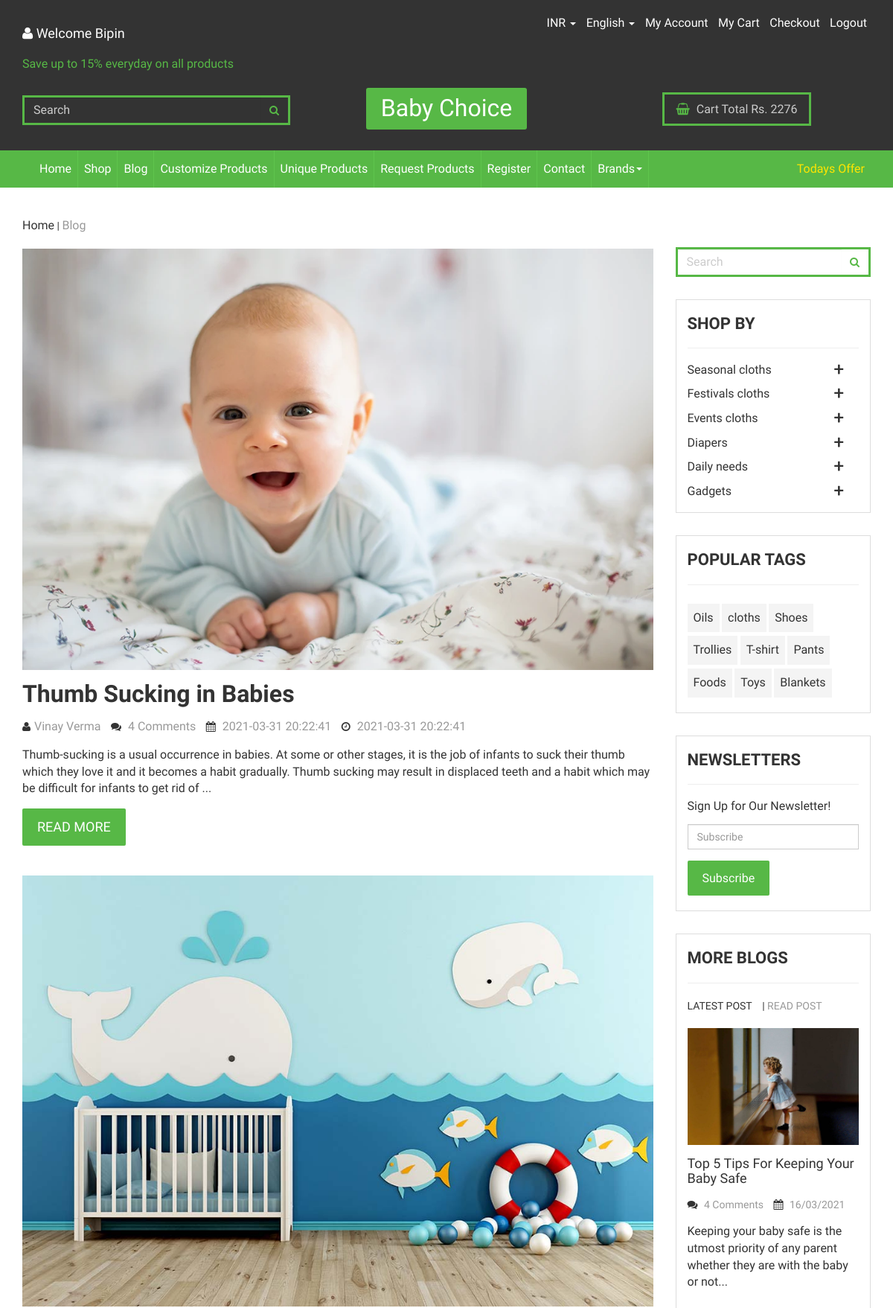
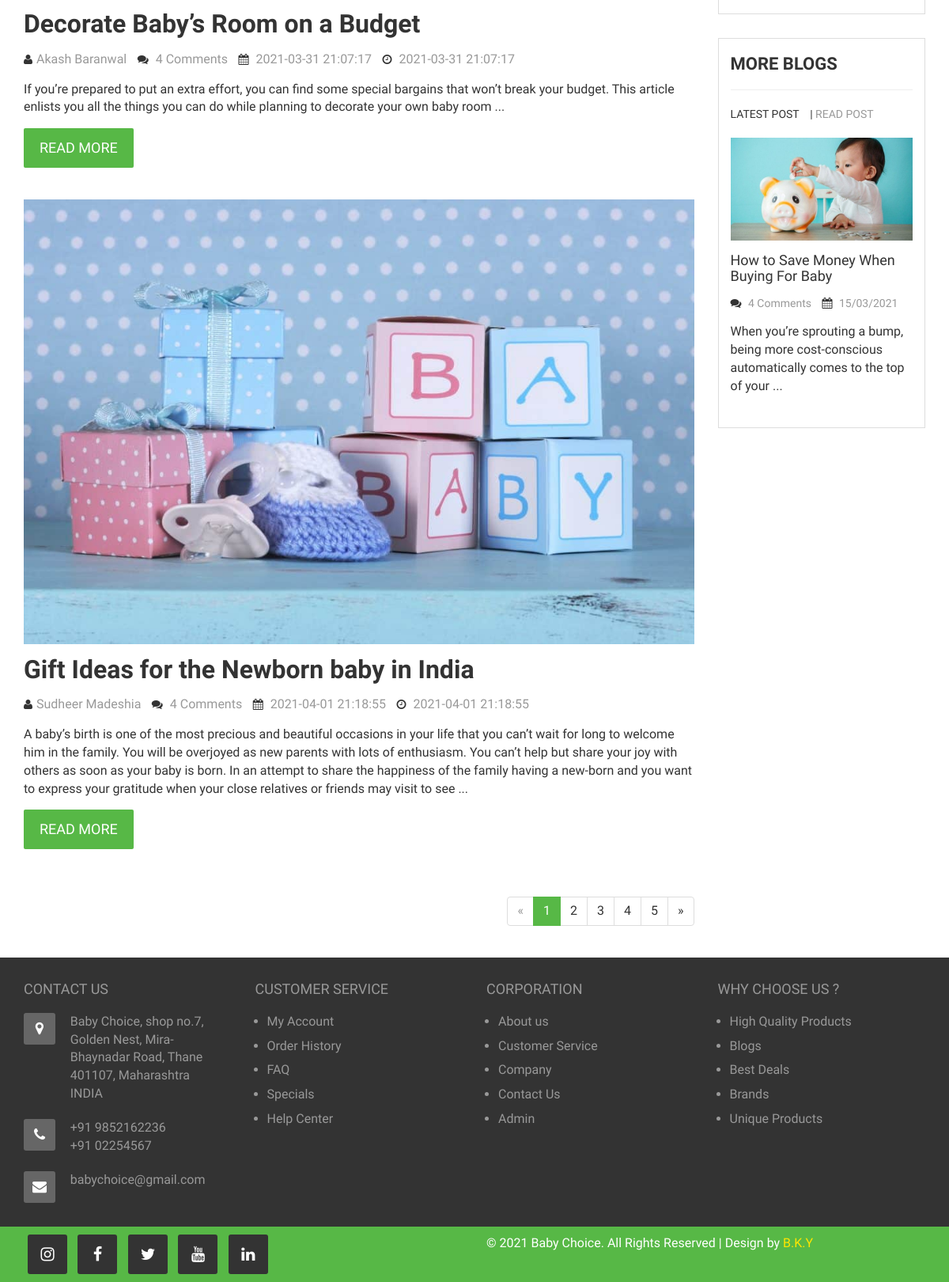
/blog.php (signed in), run on the app's committed database (2 pictures, top to bottom).
### tables this page shows
CREATE TABLE `blogs` (
  `blog_id` int(7) NOT NULL,
  `blog_title` varchar(255) NOT NULL,
  `blog_description` text NOT NULL,
  `blog_author` varchar(255) NOT NULL,
  `blog_image` varchar(255) NOT NULL,
  `blog_time` datetime NOT NULL DEFAULT current_timestamp(),
  `blog_date` datetime NOT NULL DEFAULT current_timestamp()
);

### blog.php (the view, shortened to what this page needs)
<?php
include 'db_connection.php';
include 'header.php';
?>
<!DOCTYPE html>
<html lang="en">
<head>
  <link href="css/bootstrap.min.css" rel="stylesheet">
  <link href="css/global.css" rel="stylesheet">
  <link href="css/blog.css" rel="stylesheet">
  <link rel="stylesheet" type="text/css" href="css/font-awesome.min.css" />
</head>
<body>
  <section id="center" class="clearfix center_product">
    <div class="container">
      <div class="row">
        <div class="center_p1 clearfix">
          <div class="col-sm-9">
            <div class="center_p1i clearfix">
              <ul class="mgt">
                <li><a href="index.php">Home</a></li> |
                <li class="col_2">Blog</li>
              </ul>
            </div><br>
            <?php
						$sql = "SELECT * FROM `blogs` LIMIT 3";
						$result = mysqli_query($conn, $sql);
						while ($row = mysqli_fetch_assoc($result)) {
							$blogid = $row['blog_id'];
							$blogimage = $row['blog_image'];
							$blogtitle = $row['blog_title'];
							$blogauthor = $row['blog_author'];
							$blogdesc = $row['blog_description'];
							$blogdate = $row['blog_date'];
							echo ' <div class="blog_1 mgt clearfix">
			<a href="blog_detail.php"><img src="img/' . $blogimage . '" class="iw" alt="abc"></a>
			<h3><a href="blog_detail.php">' . $blogtitle . '</a></h3>
			<ul>
				<li><i class="fa fa-user"></i>' . $blogauthor . '</li>
				<li><i class="fa fa-comments"></i> 4 Comments</li>
				<li><i class="fa fa-calendar"></i> ' . $blogdate . ' </li>
				<li><i class="fa fa-clock-o"></i> ' . $blogdate . '</li>
			</ul>
			<p>' . $blogdesc . ' </p>
			<h5><a class="button mgt" href="blog_detail.php?blog=' . $blogid . '">READ MORE</a></h5>
		</div>
		<br>
		<br>
		';
						}
						?>
            <div class="center_product_1r4r text-right clearfix">
              <ul class="pagination">
                <li class="disabled"><a href="blog_detail.php">«</a></li>
                <li class="active"><a href="blog_detail.php">1 <span class="sr-only">(current)</span></a></li>
                <li><a href="blog_detail.php">2</a></li>
                <li><a href="blog_detail.php">3</a></li>
                <li><a href="blog_detail.php">4</a></li>
                <li><a href="blog_detail.php">5</a></li>
                <li><a href="blog_detail.php">»</a></li>
              </ul>
            </div>
          </div>
          <div class="col-sm-3">
            <div class="top_2l center_3l1o clearfix">
              <div class="input-group">
                <input type="text" class="form-control" placeholder="Search">
                <span class="input-group-btn">
                  <button class="btn btn-primary" type="button">
                    <i class="fa fa-search"></i></button>
                </span>
              </div>
            </div>
            <div class="center_3l1 clearfix">
              <h4 class="mgt">SHOP BY</h4>
              <hr>
              <div class="ziehharmonika">
                <h3 data-prefix="★" class=""><a href="#">Seasonal cloths</a>
                  <div class="collapseIcon">+</div>
                </h3>
                <h3 data-prefix="★"><a href="#">Festivals cloths</a>
                  <div class="collapseIcon">+</div>
                </h3>
                <h3 data-prefix="★" class=""><a href="#">Events cloths</a>
                  <div class="collapseIcon">+</div>
                </h3>
                <h3 data-prefix="★"><a href="#">Diapers</a>
                  <div class="collapseIcon">+</div>
                </h3>
                <h3 data-prefix="★" class=""><a href="#">Daily needs</a>
                  <div class="collapseIcon">+</div>
                </h3>
                <h3 data-prefix="★"><a href="#">Gadgets</a>
                  <div class="collapseIcon">+</div>
                </h3>
              </div>
            </div>
            <div class="center_3l1 clearfix">
              <h4 class="mgt">POPULAR TAGS</h4>
              <hr>
              <div class="center_3l1io clearfix">
                <ul class="mgt">
                  <li><a href="#">Oils</a></li>
                  <li><a href="#">cloths</a></li>
                  <li><a href="#">Shoes</a></li>
                  <li><a href="#">Trollies</a></li>
                  <li><a href="#">T-shirt</a></li>
                  <li><a href="#">Pants</a></li>
                  <li><a href="#">Foods</a></li>
                  <li><a href="#">Toys</a></li>
                  <li><a href="#">Blankets</a></li>
                </ul>
              </div>
            </div>
            <div class="center_3l1 clearfix">
              <h4 class="mgt">NEWSLETTERS</h4>
              <hr>
              <h6>Sign Up for Our Newsletter!</h6>
              <input class="form-control" placeholder="Subscribe" type="text">
              <h6><a class="button mgt" href="#">Subscribe</a></h6>
            </div>
            <div class="blog_right clearfix">
              <h4 class="mgt">MORE BLOGS</h4>
              <hr>
              <div class="center_p1i clearfix">
                <ul class="mgt">
                  <li><a href="blog_detail.php">LATEST POST</a></li> |
                  <li><a class="col_2" href="blog_detail.php">READ POST</a></li>
                </ul>
              </div><br>
              <img src="img/35.jpg" class="iw" alt="abc">
              <h5><a href="blog_detail.php">Top 5 Tips For Keeping Your Baby Safe</a></h5>
              <ul>
                <li><i class="fa fa-comments"></i> 4 Comments</li>
                <li><i class="fa fa-calendar"></i> 16/03/2021</li>
              </ul>
              <p>Keeping your baby safe is the utmost priority of any parent whether they are with the
                baby or not...</p><br>
            </div>
            <div class="blog_right clearfix">
              <h4 class="mgt">MORE BLOGS</h4>
              <hr>
              <div class="center_p1i clearfix">
                <ul class="mgt">
                  <li><a href="blog_detail.php">LATEST POST</a></li> |
                  <li><a class="col_2" href="blog_detail.php">READ POST</a></li>
                </ul>
              </div><br>
              <img src="img/36.jpg" class="iw" alt="abc">
              <h5><a href="blog_detail.php">How to Save Money When Buying For Baby</a></h5>
              <ul>
                <li><i class="fa fa-comments"></i> 4 Comments</li>
                <li><i class="fa fa-calendar"></i> 15/03/2021</li>
              </ul>
              <p>When you’re sprouting a bump, being more cost-conscious automatically comes to the top of
                your ...</p><br>
            </div>
          </div>
        </div>
      </div>
    </div>
  </section>
</body>
</html>
<?php
include 'footer.php';
?>

### css/global.css (style rules this page uses)
body { font-family: 'Righteous', cursive; }
h1,h2,h3,h4,h5,h6 { padding:0; margin:0; }
ul { padding:0; margin:0; list-style:none; margin-top:15px; }
p { padding:0; margin:0; font-size:16px; margin-top:15px; }
h3 { font-size:32px; margin-top:15px; font-weight:bold; }
h4 { font-size:22px; margin-top:15px; font-weight:bold; }
h5 { font-size:18px; margin-top:15px; }
h6 { font-size:16px; margin-top:15px; }
.iw { width:100%; }
.button { background:#57b846; display:inline-block; color:#fff; padding:15px 20px!important; margin-top:10px; border-radius:2px; }
.mgt { margin-top:0!important; }
.col_2 { color:#999; }
.top_2l .form-control { border:none; background:none; font-size:16px; }
.top_2l ::placeholder { color: #ccc; opacity: 1; }
.top_2l .input-group { border:3px solid #57b846; }
.top_2l .btn { border:none; background:none; color: #57b846; font-weight:bold; }

### css/blog.css (style rules this page uses)
.center_product { padding-top:40px; padding-bottom:20px; }
.center_p1i ul li { display:inline-block; }
.center_3l1 { border:1px solid #ddd; padding:20px 15px; margin-top:30px; }
.center_3l1o { margin-top:40px; }
.center_3l1 .form-control { margin-top:15px; border-radius:0; }
.center_3l1io ul li { display:inline-block; margin-top:5px; font-size:16px; }
.center_3l1io ul li a { padding:8px; display:block; background:#f4f4f4; }
.ziehharmonika h3 { cursor: pointer; padding-right: 40px; transition: 0.25s all; position: relative; font-size:16px; font-weight:100; }
.ziehharmonika .collapseIcon { position: absolute; right: 20px; top: 45%; font-size: 24px; font-weight: 300; -ms-transform: translate(0, -50%); transform: translate(0, -50%); }
.blog_1 ul li { display:inline-block; margin-right:10px; color:#999; }
.blog_1 ul li i { margin-right:5px; font-size:14px; color:#333; }
.blog_1 { margin-top:30px; }
.center_product_1r4r ul li a { color:#333; }
.pagination>.active>a, .pagination>.active>span, .pagination>.active>a:hover, .pagination>.active>span:hover, .pagination>.active>a:focus, .pagination>.active>span:focus { background: #57b846; color:#fff; border-color:#57b846; }
.blog_right { border:1px solid #ddd; padding:20px 15px; margin-top:30px; }
.blog_right ul li { display:inline-block; margin-right:10px; color:#999; font-size:14px; }
.blog_right ul li i { margin-right:5px; font-size:14px; color:#333; }

### data on the page
blogs: blog_image (picture), blog_title "Thumb Sucking in Babies", blog_author "Vinay Verma", blog_date "2021-03-31 20:22:41", blog_description "Thumb-sucking is a usual occurrence in babies. At some or other stages, it is the job of infants to suck their thumb which they love it and it becomes a habit gradually. Thumb sucking may result in displaced teeth and a habit which may be difficult for infants to get rid of ..."
blogs: blog_image (picture), blog_title "Decorate Baby’s Room on a Budget", blog_author "Akash Baranwal", blog_date "2021-03-31 21:07:17", blog_description "If you’re prepared to put an extra effort, you can find some special bargains that won’t break your budget. This article enlists you all the things you can do while planning to decorate your own baby room ..."
blogs: blog_image (picture), blog_title "Gift Ideas for the Newborn baby in India", blog_author "Sudheer Madeshia", blog_date "2021-04-01 21:18:55", blog_description "A baby’s birth is one of the most precious and beautiful occasions in your life that you can’t wait for long to welcome him in the family. You will be overjoyed as new parents with lots of enthusiasm. You can’t help but share your joy with others as soon as your baby is born. In an attempt to share the happiness of the family having a new-born and you want to express your gratitude when your close relatives or friends may visit to see ..."

### other printed values
$_SESSION['fname'] "Bipin"
$_SESSION['cartBill'] "2276"
